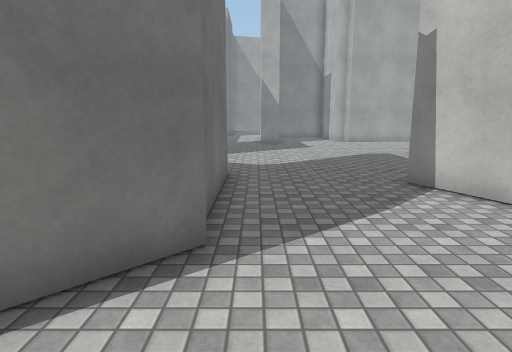
[1] (above)

24 first-person views from a walk through a 3-D level made in the Unity game engine. The camera is 1.5 m above the floor, tilts 10° down and sees 75° across. The floor is counted in squares, 1 m on a side. Each view is taken from the middle of a square. On the plan, view 1 faces up. The plan holds only what a view shows up to about 15 squares ahead; the rest is blank. The place goes on beyond the plan. The player character is not drawn. Surface patterns are stand-ins for the level's own textures.

[2]
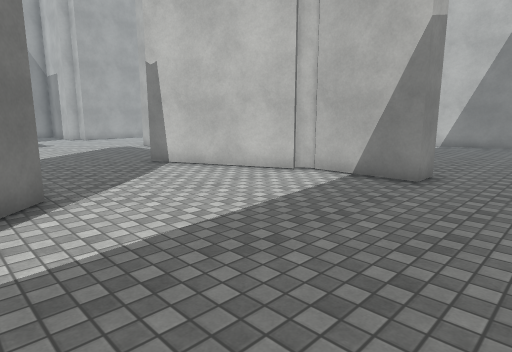

[3]
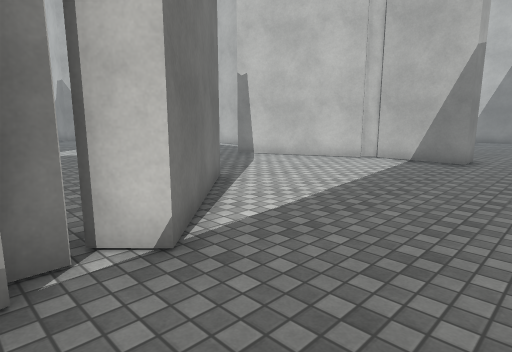

[4]
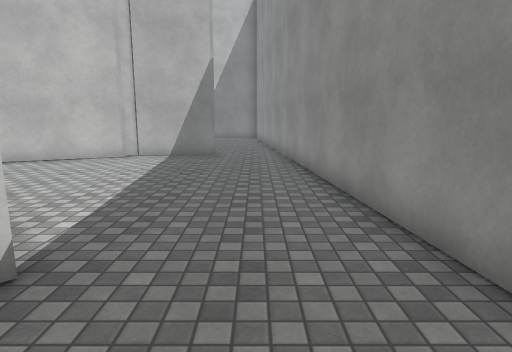

[5]
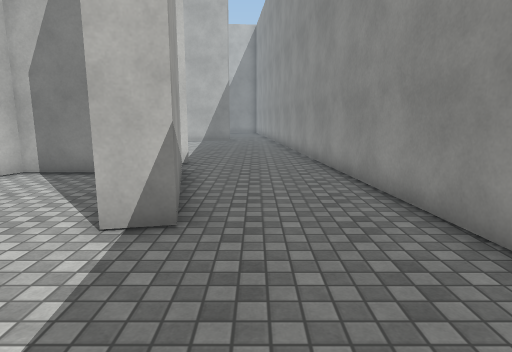

[6]
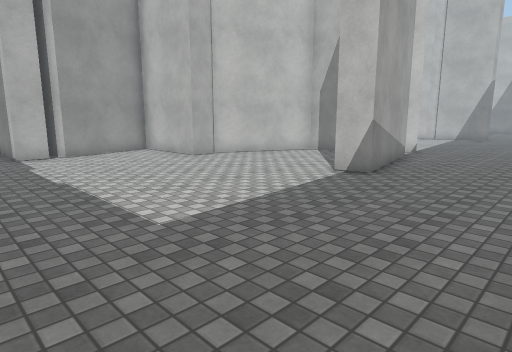

[7]
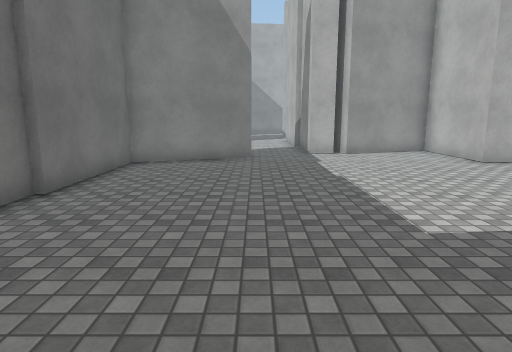

[8]
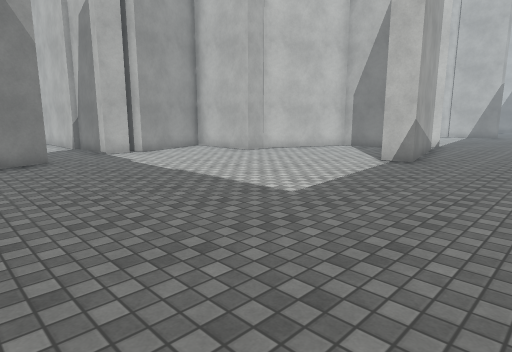

[9]
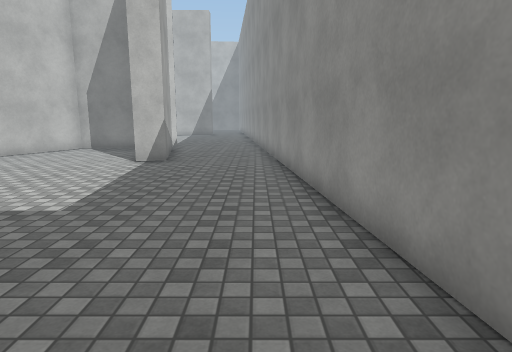

[10]
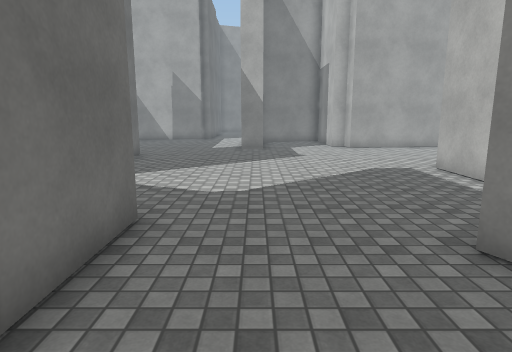

[11]
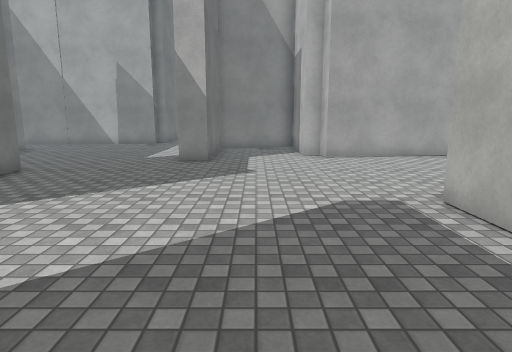

[12]
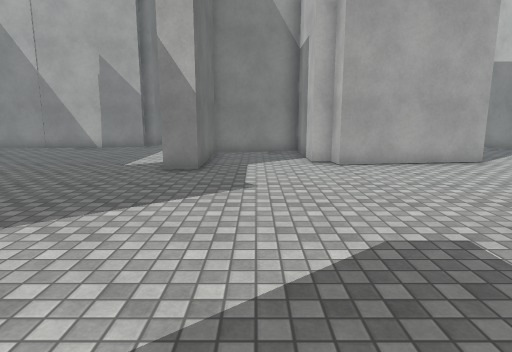

[13]
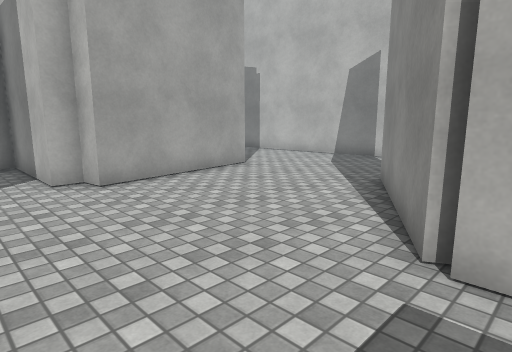

[14]
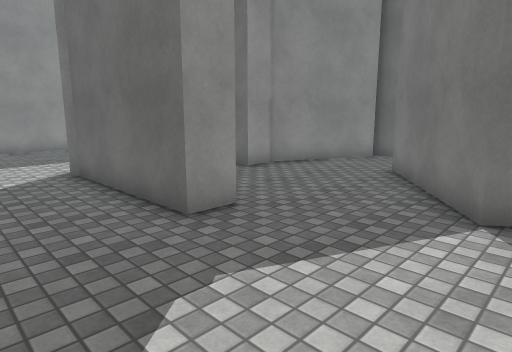

[15]
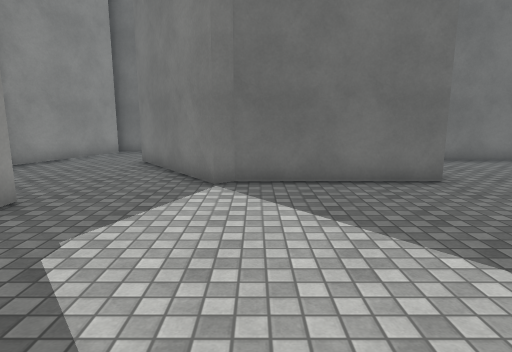

[16]
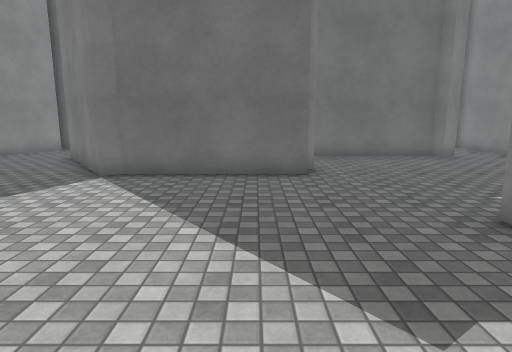

[17]
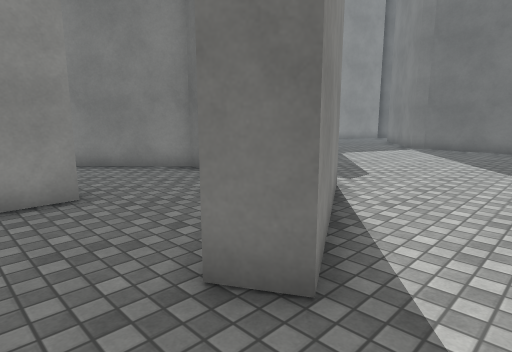

[18]
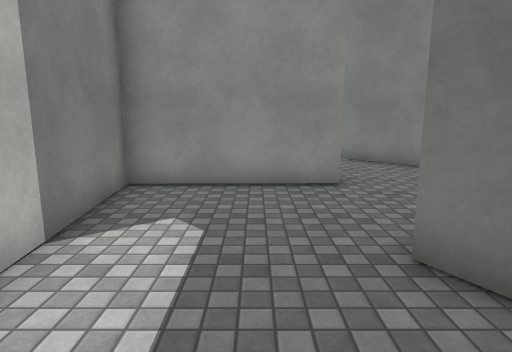

[19]
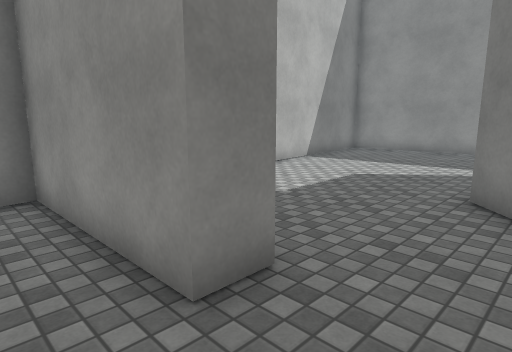

[20]
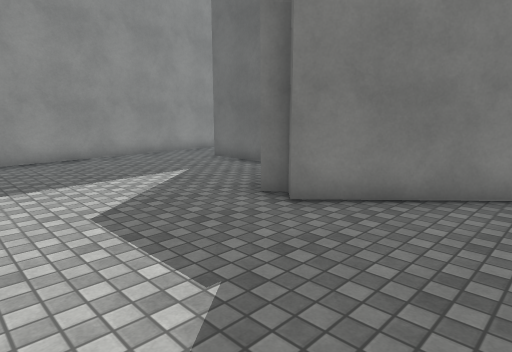

[21]
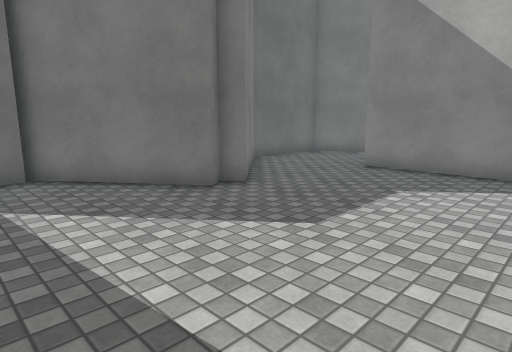

[22]
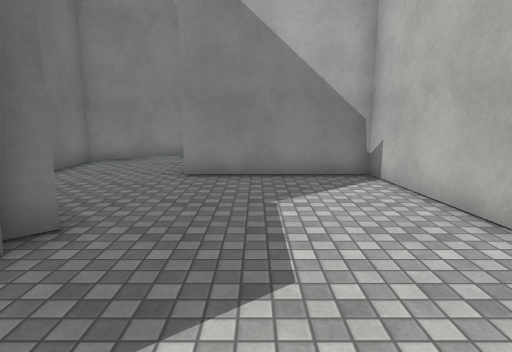

[23]
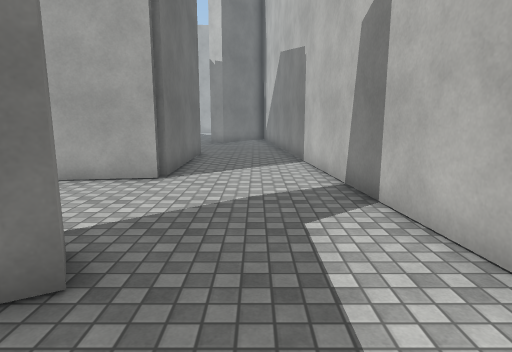

[24]
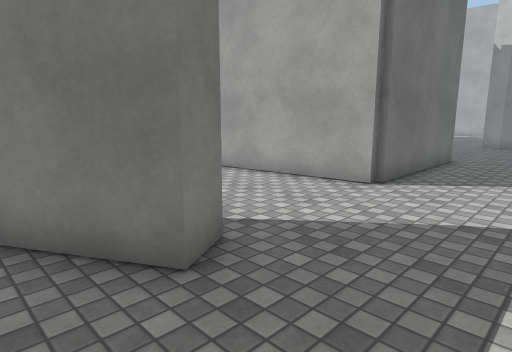

### Floor plan
Points are (right, up) in squares from view 1. A wall is a line through its corners. A room is listed if a view was taken in it or the views show most of it. See-through windows are left out.
Room 1 (views 1, 2, 3, 10, 11, 12, 13, 14, 15, 16, 17, 18, 19, 20, 21, 22, 23, 24)
walls: (6.3, 11.6) (6.3, 14) (10.9, 16.5) (11.4, 15.7) (7.3, 13.4) (7.3, 9.5) (10.4, 6.3) (9.9, 5.8) (10.3, 5.4) (6.6, 2.6); (-1.8, 8.8) (-0.8, 8.8) (-0.7, 3.8); (5.6, 2.9) (3.5, 7.6); (-0.6, 3.8) (-4.1, 0.2) (-4.9, 1); (6.2, 2.5) (5.7, 3.1); (7, 2.6) (7, -0.3) (6, -0.3) (6, 2.6); (-3.6, 17.5) (-3.6, 12.5) (-3.3, 12.1) (-7.4, 9.1); (-6.2, 5.6) (-5.1, 5.6) (-5.1, 5); (10.6, 21.1) (5.6, 20.4) (5.5, 21.1) (4.9, 21.1) (4.9, 24.8) (1.3, 23.7) (1.3, 19.5) (0.3, 19.5); (16.4, 6.3) (16, 10.7) (11.1, 10.6) (11.1, 11.6) (15.9, 11.7) (14.4, 26.5); (-8.9, 6.6) (-6.2, 5.5); (-5, 0.6) (-5.6, 0.6); (-5.6, 0.1) (-6.6, -0.1); (10.7, 26.5) (10.7, 21.4); (-7.9, 23.7) (-7.3, 22.9) (-7.6, 22.7) (-7.6, 18.2); (-6.4, -4.4) (15.4, -2.2); (-8.1, 26) (-10.4, 25.8)
ways out: opening at (-7, -2) to room 2; opening at (-8, 9)
Room 2 (views 4, 5, 6, 7, 8, 9)
walls: (-10.4, 6.1) (-11.4, 6.1) (-11.4, 9.9) (-15.3, 8.6) (-15.6, 9.6); (-19.1, 7.4) (-23.1, 6) (-23.1, 1.3); (-15.8, 8.8) (-16.8, 8.8); (-23.3, 1.4) (-23.3, 0.4); (-20.1, -5.7) (-6.4, -4.4); (-6.6, -0.1) (-10.6, -0.9) (-10.8, 0.1); (-6.1, 2.3) (-6.1, 4.3) (-10.4, 6.2)
ways out: opening at (-7, -2) to room 1; opening at (-18.5, 8.5)

Where each view was taken, in squares from view 1:
view 1: 0 up, 0 right, facing up
view 2: 3 down, 2 left, facing up-right
view 3: 3 down, 6 left, facing up-right
view 4: 2 down, 7 left, facing right
view 5: 2 down, 15 left, facing right
view 6: 5 down, 19 left, facing up-right
view 7: 5 down, 19 left, facing up
view 8: 5 down, 22 left, facing up-right
view 9: 4 down, 22 left, facing right
view 10: 4 up, 1 right, facing up
view 11: 8 up, 3 right, facing up
view 12: 10 up, 3 right, facing up
view 13: 13 up, 3 right, facing up-right
view 14: 13 up, 2 right, facing down-left
view 15: 13 up, 4 right, facing left
view 16: 16 up, 5 right, facing left
view 17: 18 up, 13 right, facing down-left
view 18: 19 up, 13 right, facing down
view 19: 13 up, 9 right, facing down-right
view 20: 10 up, 15 right, facing down-left
view 21: 1 up, 16 right, facing up-left
view 22: 2 up, 13 right, facing up
view 23: 13 up, 13 right, facing up
view 24: 14 up, 14 right, facing up-left
